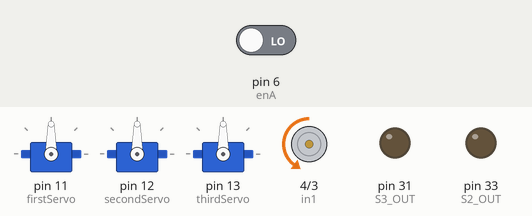
Bench run of a sketch on a simulated Arduino Mega 2560, built with avr-gcc and run on an emulated ATmega2560. On the bench: 3 × servo, motor-driver pin pairs drawn as motors (green arrow = first pin HIGH = forward, orange = second pin HIGH = backward, longer = more drive, scaled by the enable pin), output pins drawn as LEDs (lit = HIGH). The inputs (shaded band) are chosen by the test bench; at power-on: pin 6 (enA) LOW. What the sketch prints to the serial monitor is not drawn.

Above: at 0.2 s.
Timing chart, 0 to 1.7 s (numbered marks = the images above):
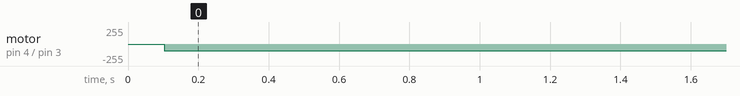

The sketch:

experiment_version.ino
```cpp
// 2 библиотеки для работы с датчиком цвета
#include <MD_TCS230.h>
#include <FreqCount.h>
// библиотека для работы с сервоприводами
#include <Servo.h>
#include <stdint.h>

//Задаем кучу переменных
Servo firstServo;   // Первый сервопривод
Servo secondServo;  // Второй сервопривод
Servo thirdServo;   // Третий сервопривод

//пины для датчика цвета
#define  S2_OUT  33 // Пин для S2
#define  S3_OUT  31 // Пин для S1
#define  OE_OUT  47 // Пин для OUT

// Переменные для записи цвета
byte red = 0;
byte green = 0;
byte blue = 0;

// Задаем пины для мотора
int speed_control = 5;  // пин контроля скорости
int in1 = 4;  // первый вход
int in2 = 3;  // второй вход
int enA = 6;  // пин датчика тиков
int enB = 7;  // второй пин датчика тиков
int previous_a = LOW;

long ticks = 0; //переменная для отслеживания количества пройденных тиков
long previous_time; // переменная для отслеживания времени
int target_ticks = 0; // переменная для установки количества тиков, которого мы хотим достичь

int error = 0;  // отслеживание ошибки (на сколько тиков промахнулись)
int current_state = 0;  // текущее состояние конечного автомата для мотора
int current_ticks = 0;  // переменная, в которой мы наращиваем количество тиков
int correction = 0; // поправка на ошибку (пока непонятно, как эту поправку вычислять)

// переменные регуляции
double linear_coefficient = 0.5;  // линейный коэффициент
double integral_coefficient = 0; // интегральный коэффициент
double diff_coefficient = 2;  // дифференциальный коэффициент
long regulation_period = 50;  // период регуляции (количество мс, после которого снова происходит регулировка мотора)
double errors[3] = {0, 0, 0};
double integral_value = 0;
double prev_action = 0;

// переменные для мотора (ныне не используются, так как поворот теперь идет в тиках, а не в мм)
double wheel_diameter_mm = 80;  // диаметр круга, который вращает мотор (для нас это диаметр окружности, на которой лежат отверстия в шлюзе)
double math_pi = 3.14159265359; // священное число Пи
double wheel_length_mm = wheel_diameter_mm * math_pi; // длина окружности в мм
double ticks_per_revolution = 1100; // количество тиков на оборот (взято, по сути, приблизительно, поскольку тесты дают число то чуть больше, то чуть меньше)

void setup() {
  // Выставляем скорость обмена данными
  Serial.begin(115200);
  // Устанавливаем для мотора режим работы "выход"
  pinMode(speed_control, OUTPUT);
  pinMode(in1, OUTPUT);
  pinMode(in2, OUTPUT);
  pinMode(enA, INPUT);
  pinMode(enB, INPUT);
  analogWrite(speed_control, 0);

  // Задаем пины сервоприводам
  firstServo.attach(11);
  secondServo.attach(12);
  thirdServo.attach(13);

  // Устанавливаем для датчика цвета режим работы "выход"
  pinMode(S2_OUT, OUTPUT);
  pinMode(S3_OUT, OUTPUT);
  pinMode(OE_OUT, INPUT);
}

// перевести миллиметры в тики (не используется)
int mm_to_ticks(double mm)
{
  double cm = mm / 10;
  double number_of_revolutions = mm / wheel_length_mm;
  return (int)(number_of_revolutions * ticks_per_revolution);
}

// вращение мотора вперед
void clockwise() {
  digitalWrite(in1, LOW);
  digitalWrite(in2, HIGH);
}

// смена направления вращения мотора
void counterclockwise()
{
  digitalWrite(in1, HIGH);
  digitalWrite(in2, LOW);
}

// остановка мотора
void stop()
{
  analogWrite(speed_control, 0);
  digitalWrite(in1, LOW);
  digitalWrite(in2, LOW);
}

// запуск вращения мотора с установленной скоростью
void set_velocity(int velocity)
{
  velocity = constrain(velocity, -100, 100);
  if (velocity < 0)
  {
    counterclockwise();
    analogWrite(speed_control, -1 * velocity);
  } else
  {
    clockwise();
    analogWrite(speed_control, velocity);
  }
}

// подсчитать количество тиков
void count_ticks()
{
  int current_a = digitalRead(enA);
  if (previous_a == LOW && current_a == HIGH)
  {
    int current_b = digitalRead(enB);
    if (current_b == LOW)
    {
      ticks--;
    }
    else
    {
      ticks++;
    }
  }
  previous_a = current_a;
}

// установить отметку тиков, которую хотим достичь
void set_target(int t_ticks)
{
  target_ticks = t_ticks;
  errors[0] = 0;
  errors[1] = 0;
  errors[2] = 0;
  integral_value = 0;
}

// сместить ошибки
void shift_errors(double new_error) {
  errors[2] = errors[1];
  errors[1] = errors[0];
  errors[0] = new_error;
}

// PID-регулятор (это очень сильное колдунство!)
double pid(double new_error) {
  shift_errors(new_error);
  integral_value += (errors[1] + errors[0]) / (2 * regulation_period);
  double action = linear_coefficient * errors[0] +
    integral_coefficient * integral_value +
    diff_coefficient * (3 * errors[0] - 4 * errors[1] + errors[2]) / (2 * regulation_period);
  if(action > 0){
    action += 65;
    }
  else{
    action -= 65;
    }
  return action;
}

// отрегулировать мотор по данным об ошибке
void regulate()
{
    double unconstrained_action = pid(error);
    double diff = unconstrained_action - prev_action;
    diff = constrain(diff, -100, 100);  // Prevent motor speed from changing too quickly
    double constrained_action = constrain(prev_action + diff, -100, 100);
    set_velocity(constrained_action);
    prev_action = constrained_action;
}

// отладочные данные
void print_debug_output() {
  Serial.print("Target ticks: "); Serial.println(target_ticks);
  Serial.print("Current ticks: "); Serial.println(ticks);
  Serial.print("Action: "); Serial.println(prev_action);
  Serial.println();
}

// Функция для смены позиции переборок (угол поворота сервоприводов)
void changePosition(int first_angle, int second_angle, int third_angle) {
  firstServo.write(first_angle + 77);
  secondServo.write(second_angle + 70);
  thirdServo.write(third_angle + 87);
}

// главный цикл
void loop()
{
  //считаем тики
  count_ticks();

  // если прошло больше мс, чем период регуляции...
  if (millis() - previous_time > regulation_period)
  {
    // считаем, насколько промахнулись
    error = target_ticks - ticks;
    // если ошибка по модулю больше единицы
    //(нужно, чтобы мотор не дергался постоянно и вообще переходил дальше, чем в регуляцию), регулируем
    if(abs(error) > 1){
      regulate();
    }
    // если ошибка в допустимых пределах
    else{
      // устанавливаем скорость в ноль
      set_velocity(0);

      //Здесь задаются действия для конечного автомата состояний
      //Состояние 0: шлюз совмещен с отверстием в ведре и принимает в себя конфету, переборки выставляются в нейтральное положение,
      //подается команда на движение к датчику, автомат переходит в Состояние 1
      //Состояние 1: шлюз совмещен с датчиком цвета и считывает цвет, переключает переборки в нужное положение,
      //подается команда на движение к точке сброса, автомат переходит в Состояние 2
      //Состояние 2: шлюз совмещен с точкой сброса, конфета уходит вниз,
      //подается команда на движение к отверстию в ведре, автомат переходит в Состояние 0, цикл замкнулся.
      switch(current_state)
      {
        case 0:
          current_ticks += 100;
          set_target(current_ticks);
          current_state = 1;
          Serial.println(0);
          break;
        case 1:
          //код выбора цвета
          //код выставления переборок в нужное положение
          current_ticks += 485;
          set_target(current_ticks);
          current_state = 2;
          Serial.println(1);
          break;
        case 2:
          changePosition(0, 0, 0); //устанавливаем переборки в нейтральное положение
          current_ticks += 500;
          set_target(current_ticks);
          //correction += 3;
          //current_ticks -= correction;
          current_state = 0;
          Serial.println(2);
          break;
        }
      }
    previous_time = millis();
    print_debug_output();
  }
}
```

Measured:
- by itself, motor on pin 4 (in1) / pin 3 (in2): stopped → backward 100/255 at 0.10 s
